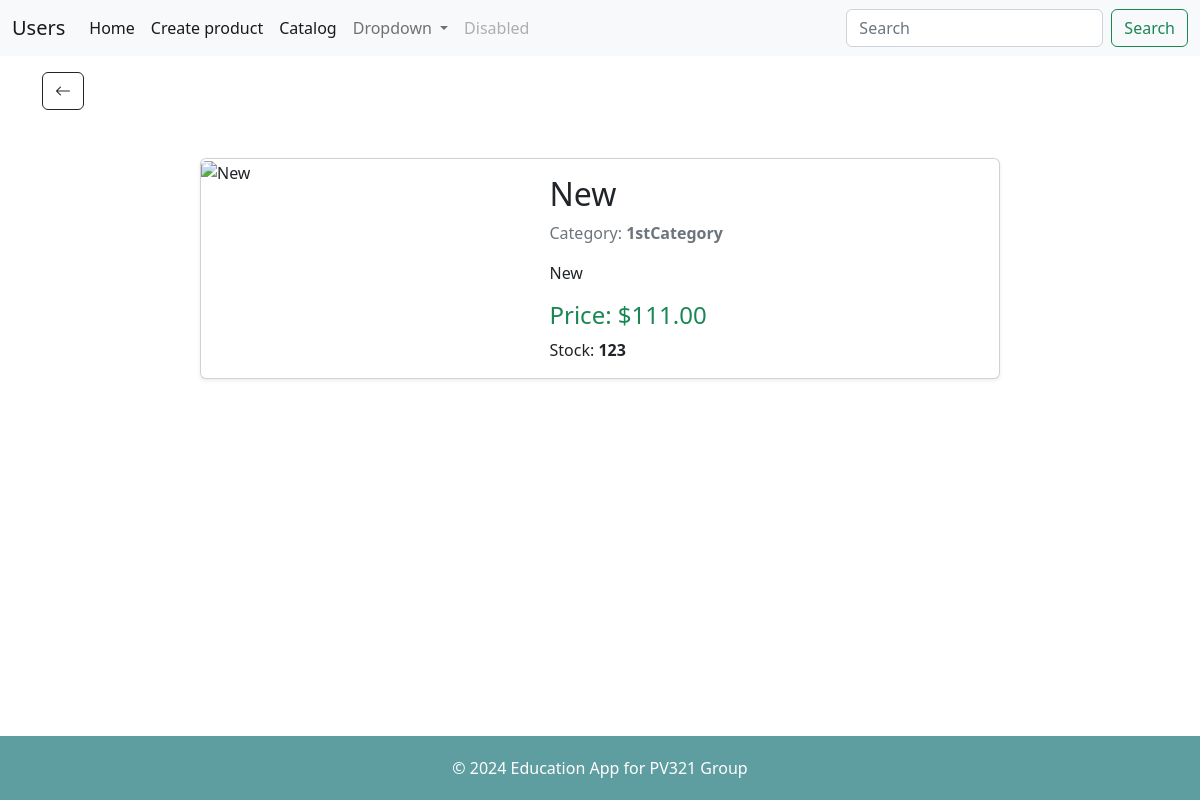
/products/moredetail/22, run on the app's committed database.
### products/models.py (models this page shows)
class Product(models.Model):
    CATEGORY_CHOICES = [
        (0, '1stCategory'),
        (1, '2stCategory'),
        (2, '3stCategory'),
    ]
    name = models.CharField(max_length=255)
    description = models.TextField()
    price = models.DecimalField(max_digits=10, decimal_places=2)
    stock = models.PositiveIntegerField()
    category = models.IntegerField(choices=CATEGORY_CHOICES, default=0)
    photo = models.ImageField(blank=True, null=True)
    def __str__(self):
        return self.name

### products/views.py (the view)
# urls.py: path("moredetail/<int:id>", views.moredetail, name = "moredetail"),
def moredetail(request, id):
    try:
        product = Product.objects.get(pk=id)
        print(product)
        return render(request, "moredetail.html", {"product": {
            **model_to_dict(product),
            "categoryName": Product.CATEGORY_CHOICES[product.category][1]
        },
        "return_url": "/products/catalog"})
    except:
        error="Product not except"
        return render(request, "moredetail.html", {"error": error,"return_url": "/products/catalog"})

### products/templates/moredetail.html
{% extends "_layout.html" %}
{% block content %}
<div class="container py-5">
    <div class="card mx-auto shadow-sm" style="max-width: 800px;">
        <div class="row g-0">
            <div class="col-md-5">
                {% if product.photo%}
                    <img src="{{product.photo.url}}" class="card-img-top" alt="{{product.name}}">
                {% else %}
                    <img src="https://encrypted-tbn0.gstatic.com/images?q=tbn:ANd9GcS1MWm4Uc-yhWB5bkRg8r_Vy6ueABFtDb_qSA" class="card-img-top" alt="{{product.name}}">
                {% endif %}
            </div>
            <div class="col-md-7">
                <div class="card-body">
                    <h2 class="card-title">{{ product.name }}</h2>
                    <p class="card-text text-muted">Category: <strong>{{ product.categoryName }}</strong></p>
                    <p class="card-text">{{ product.description }}</p>
                    <h4 class="text-success">Price: ${{ product.price }}</h4>
                    <p class="card-text">Stock: <strong>{{ product.stock }}</strong></p>
                </div>
            </div>
        </div>
    </div>
</div>
{% endblock %}

### products/static/style.css (style rules this page uses)
body { display: flex; flex-direction: column; min-height: 100vh; }

### data on the page
Product: name "New", description "New", price "111.00"

### other printed values
{{ product.categoryName }} "1stCategory"
{{ product.stock }} "123"
